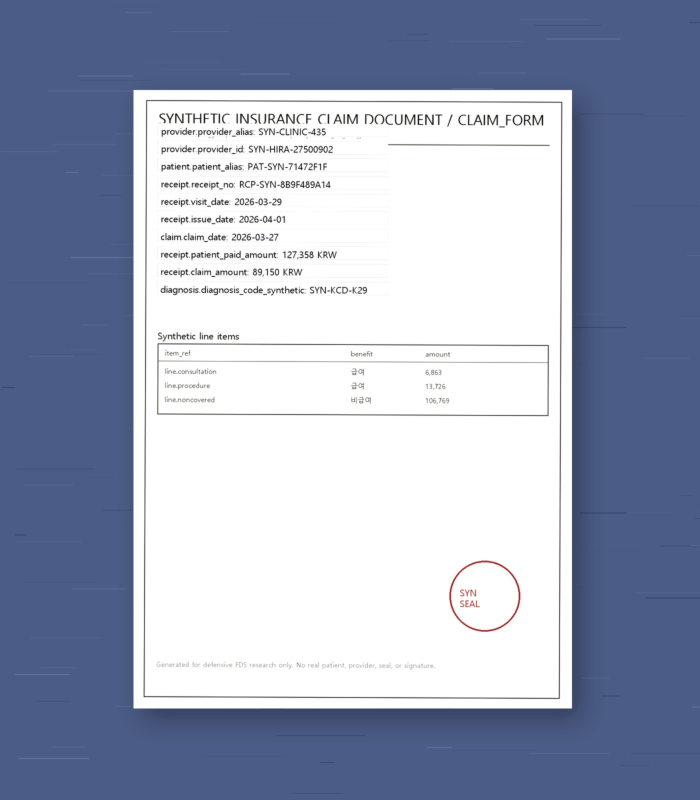
#> input picture data/insurance-fds-generated/camera-v1/images/AF/AF_CAMERA_IMAGE_CLAIM_FORM_0049_V01.png, 1400 x 1600 px (shown at 1/2 size); its folder holds only this picture in this run
$ python -i reference_profiler.py   (imports and definitions only)
#> lines starting #> are read from the running program, lines starting #| are printed output that depends on the picture; after the words box and inside, x2 and y2 are one past the last pixel; in counts of white or black regions, pixels touching at a corner belong together
from __future__ import annotations

from pathlib import Path
from statistics import median
from typing import Iterable

from PIL import Image, ImageOps


IMAGE_SUFFIXES = {".jpg", ".jpeg", ".png", ".tif", ".tiff", ".bmp"}


# [17 lines left out: functions _quantiles, _iter_images, not called in this run]


def _image_stats(path: Path) -> dict:
    """이미지 자체나 OCR 텍스트를 저장하지 않고 안전한 레이아웃 통계만 계산한다.

    실제 참조 이미지는 충실도 보정을 위한 분포 추정에만 사용한다. 파일명은
    운영 추적용 fingerprint 목록에만 남기며, 학습 산출물에는 원본 픽셀을 복사하지 않는다.
    """

    image = Image.open(path).convert("RGB")
#> image is the input picture: PIL image 1400x1600 RGB; mean R, G, B 158.3, 166.9, 188.6
    gray = ImageOps.grayscale(image)
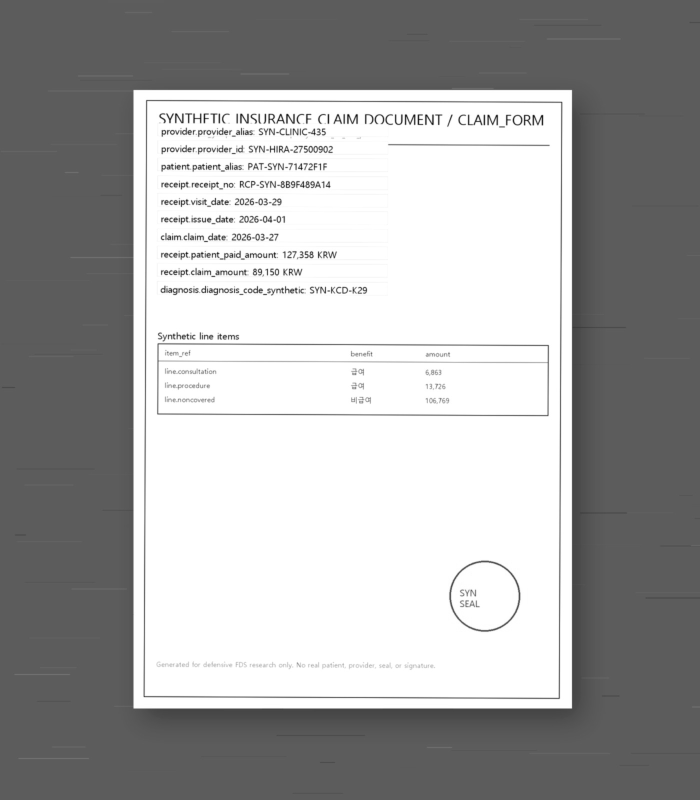
#> gray: PIL image 1400x1600 L (shown at 1/2 size); min 6, max 255, mean 166.9
    hist = gray.histogram()
#> hist = 256 values, max 908987 at index 92, min 0 at index 0, mean 8750
    total = max(1, sum(hist))
#> total = 2240000
    mean = sum(i * count for i, count in enumerate(hist)) / total
#> mean = 166.9
    variance = sum(((i - mean) ** 2) * count for i, count in enumerate(hist)) / total
#> variance = 6572.9

    # 밝은 종이 배경에서 어두운 선/글자/테두리만 foreground로 본다.
    foreground = gray.point(lambda x: 255 if x < 245 else 0)
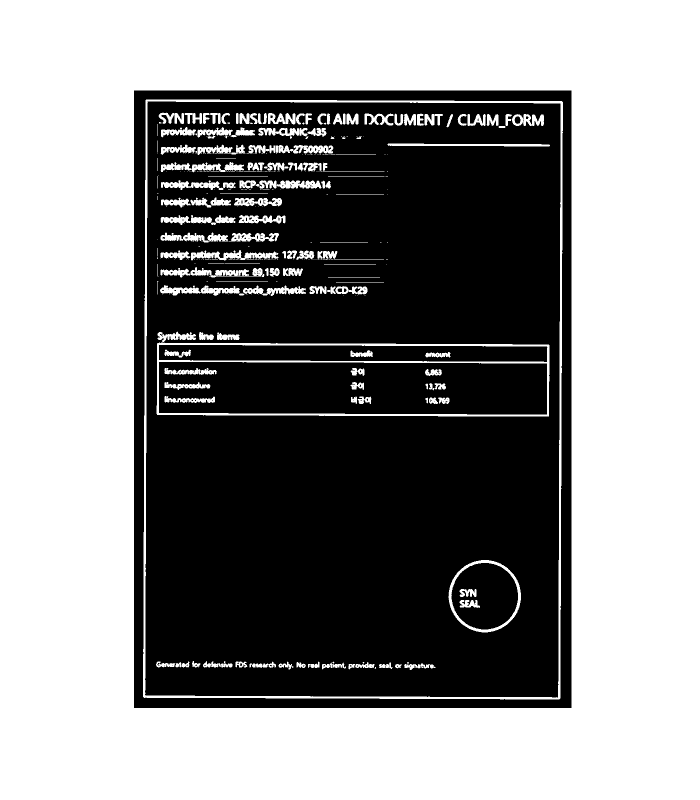
#> foreground: PIL image 1400x1600 L (shown at 1/2 size); 55.6% white; 220 black regions (207 under 20 px), largest, box (x1, y1, x2, y2) and area: (290, 203, 1121, 1395) 800601, (268, 181, 1143, 1416) 81879, (318, 724, 1094, 829) 74887
    bbox = foreground.getbbox() or (0, 0, image.width, image.height)
#> bbox = (0, 0, 1400, 1600)
    bbox_w = max(1, bbox[2] - bbox[0])
#> bbox_w = 1400
    bbox_h = max(1, bbox[3] - bbox[1])
#> bbox_h = 1600
    coverage = (bbox_w * bbox_h) / max(1, image.width * image.height)
#> coverage = 1
    margins = {
        "left_ratio": bbox[0] / image.width,
        "top_ratio": bbox[1] / image.height,
        "right_ratio": (image.width - bbox[2]) / image.width,
        "bottom_ratio": (image.height - bbox[3]) / image.height,
    }
#> margins = {'left_ratio': 0, 'top_ratio': 0, 'right_ratio': 0, 'bottom_ratio': 0}
    orientation = "portrait" if image.height >= image.width else "landscape_or_crop"
#> orientation = 'portrait'
    return {
#> (the run stopped early here; a loop or call above may not have finished)

$ run again, on data/insurance-fds-generated/camera-v1/images/AF/AF_CAMERA_IMAGE_CLAIM_FORM_0049_V02.png
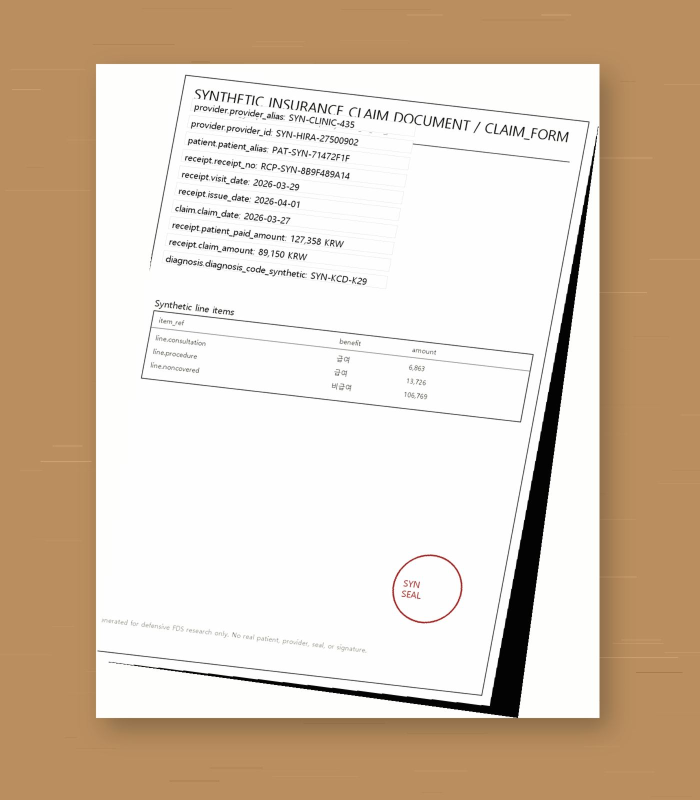
#> input picture data/insurance-fds-generated/camera-v1/images/AF/AF_CAMERA_IMAGE_CLAIM_FORM_0049_V02.png, 1400 x 1600 px (shown at 1/2 size)
#> in _image_stats, image is the input picture: PIL image 1400x1600 RGB; mean R, G, B 216.8, 199, 179.6
#> in _image_stats, `gray = ImageOps.grayscale(image)`:
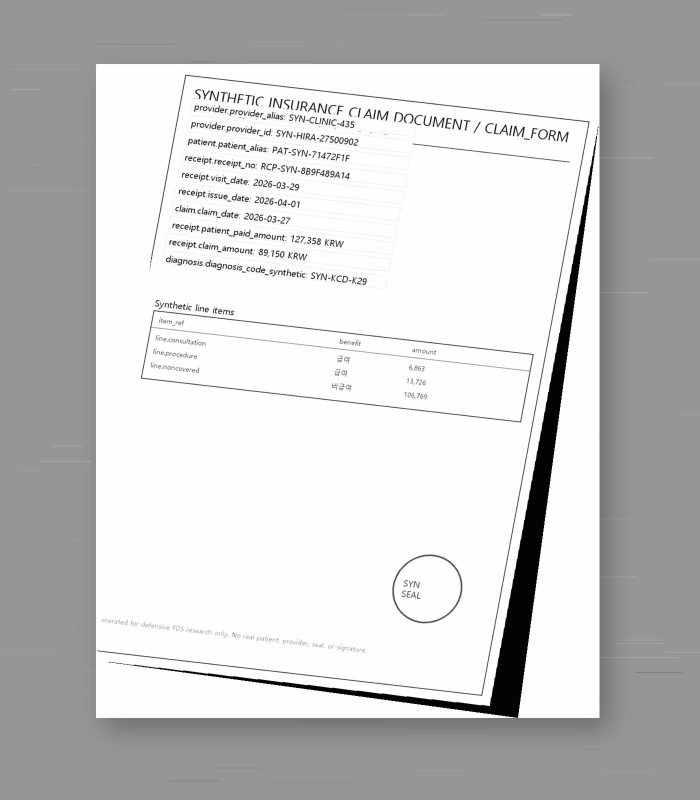
#> gray: PIL image 1400x1600 L (shown at 1/2 size); min 0, max 255, mean 202.2
#> hist = 256 values, max 1007521 at index 254, min 170 at index 44, mean 8750
#> total = 2240000
#> mean = 202.2
#> variance = 3624.2
#> in _image_stats, `foreground = gray.point(lambda x: 255 if x < 245 else 0)`:
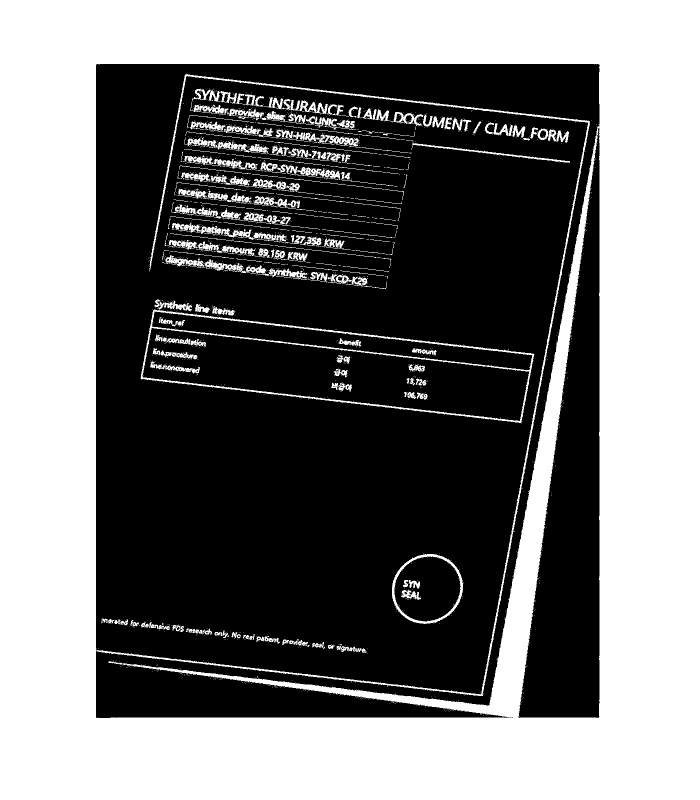
#> foreground: PIL image 1400x1600 L (shown at 1/2 size); 46.7% white; 1795 white regions (1550 under 20 px), largest, box (x1, y1, x2, y2) and area: (0, 0, 1400, 1600) 981100, (281, 602, 1069, 846) 8988, (784, 1108, 926, 1248) 2185
#> bbox = (0, 0, 1400, 1600)
#> bbox_w = 1400
#> bbox_h = 1600
#> coverage = 1
#> margins = {'left_ratio': 0, 'top_ratio': 0, 'right_ratio': 0, 'bottom_ratio': 0}

$ run again, on data/insurance-fds-generated/camera-v1/images/AF/AF_CAMERA_IMAGE_CLAIM_FORM_0058_V01.png
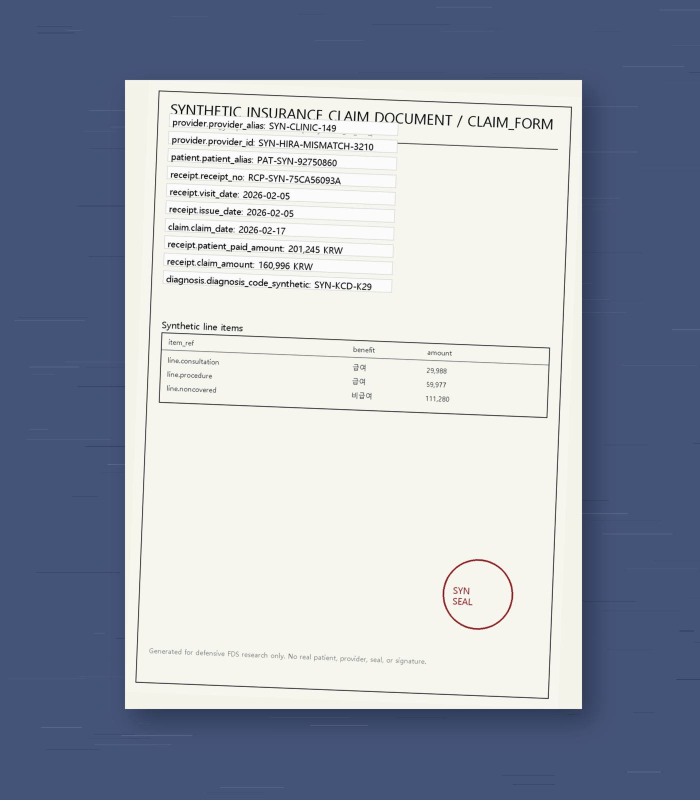
#> input picture data/insurance-fds-generated/camera-v1/images/AF/AF_CAMERA_IMAGE_CLAIM_FORM_0058_V01.png, 1400 x 1600 px (shown at 1/2 size)
#> in _image_stats, image is the input picture: PIL image 1400x1600 RGB; mean R, G, B 155.5, 162.9, 176.6
#> in _image_stats, `gray = ImageOps.grayscale(image)`:
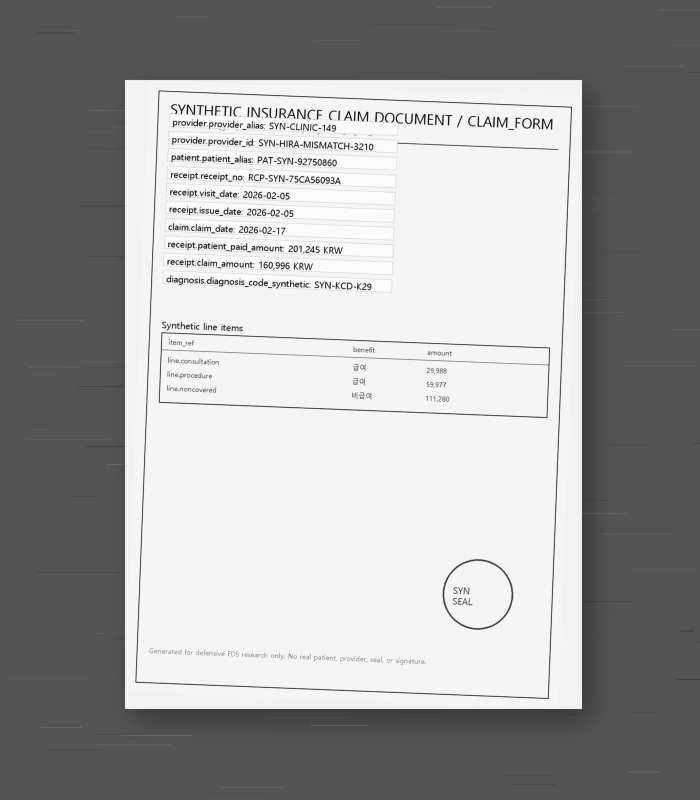
#> gray: PIL image 1400x1600 L (shown at 1/2 size); min 0, max 255, mean 162.1
#> hist = 256 values, max 840504 at index 83, min 45 at index 4, mean 8750
#> total = 2240000
#> mean = 162.1
#> variance = 6633.9
#> in _image_stats, `foreground = gray.point(lambda x: 255 if x < 245 else 0)`:
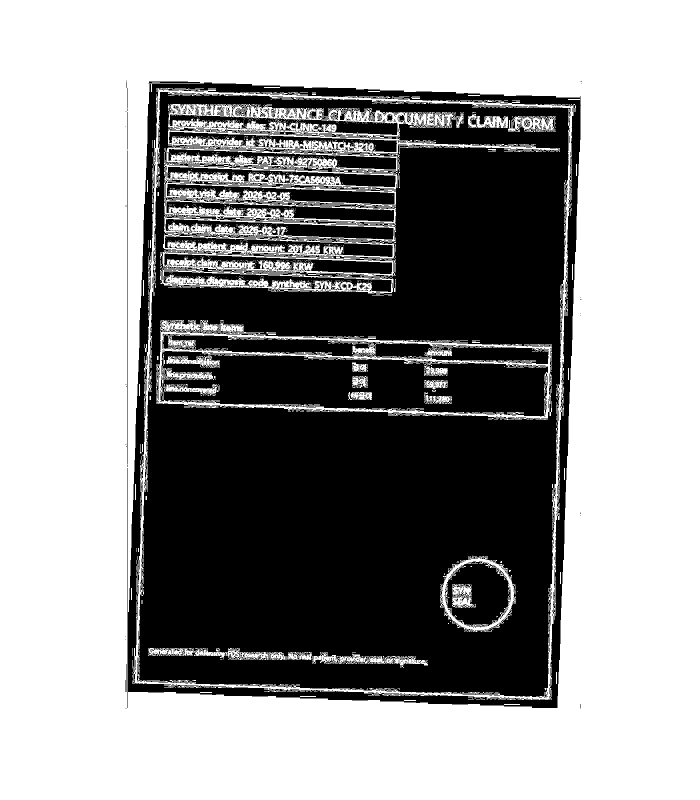
#> foreground: PIL image 1400x1600 L (shown at 1/2 size); 59.6% white; 1342 black regions (1227 under 20 px), largest, box (x1, y1, x2, y2) and area: (274, 184, 1141, 1395) 661947, (320, 702, 1096, 833) 68704, (256, 165, 1162, 1416) 63170
#> bbox = (0, 0, 1400, 1600)
#> bbox_w = 1400
#> bbox_h = 1600
#> coverage = 1
#> margins = {'left_ratio': 0, 'top_ratio': 0, 'right_ratio': 0, 'bottom_ratio': 0}
